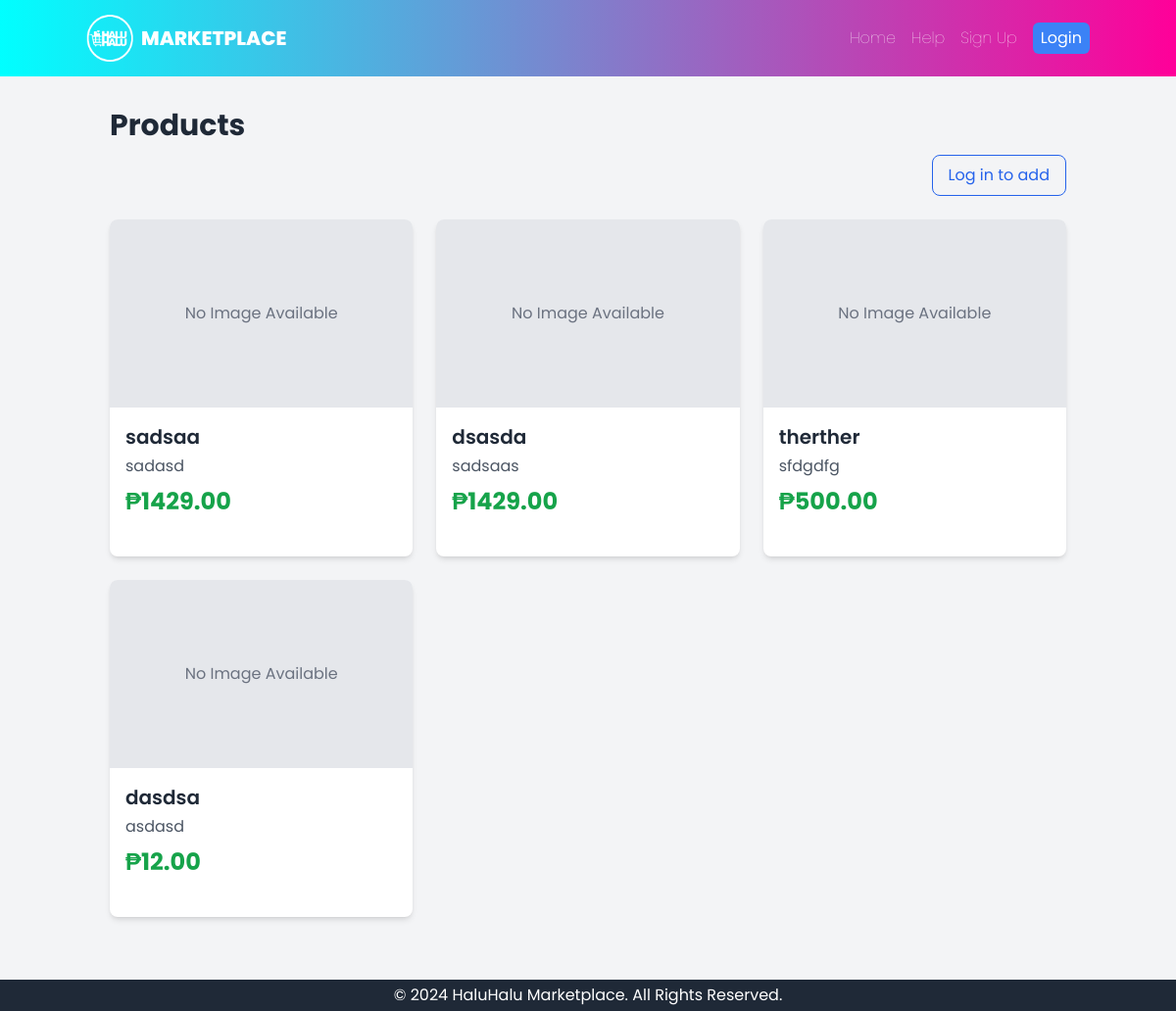
/products/, run on an earlier commit of the app's database.
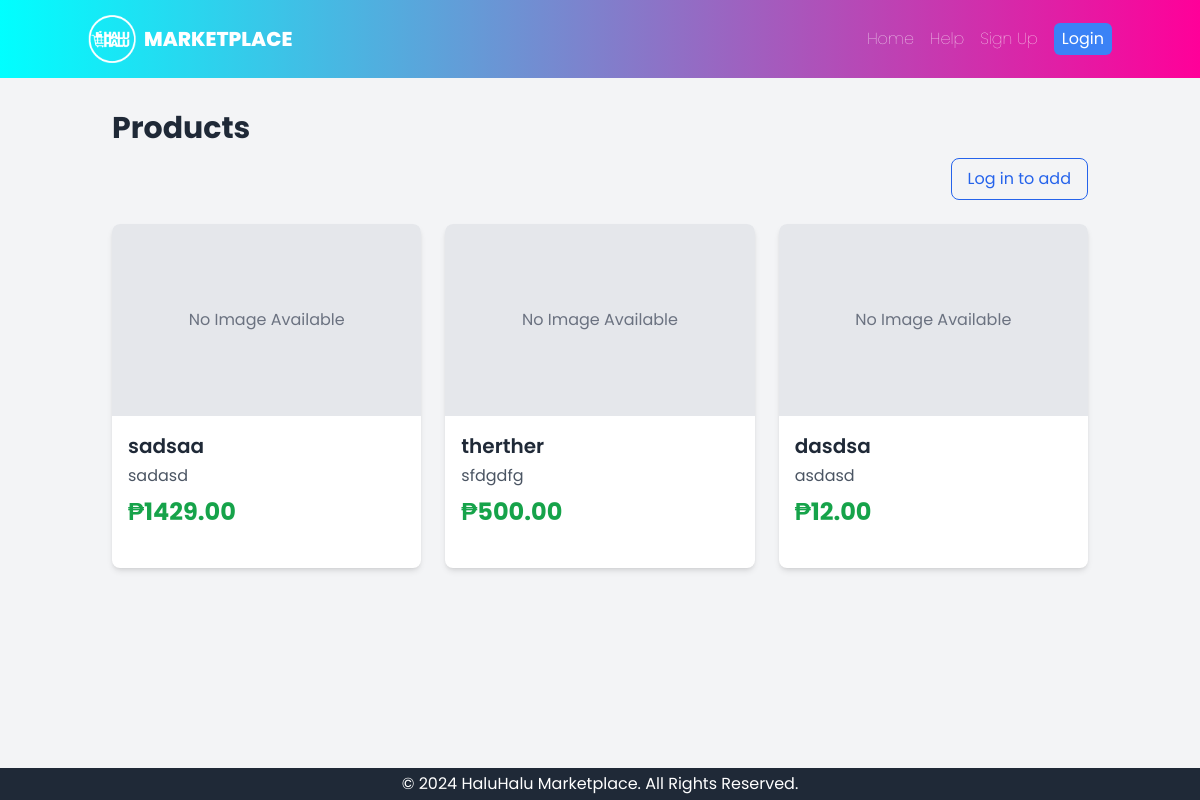
And on a later commit of the database.
### core/models.py (models this page shows, shortened)
class Product(models.Model):
    title = models.CharField(max_length=255)
    description = models.TextField()
    price = models.DecimalField(max_digits=10, decimal_places=2)
    image = models.ImageField(upload_to='product_images/', blank=True, null=True)
    is_sold = models.BooleanField(default=False)
    seller = models.ForeignKey(settings.AUTH_USER_MODEL, on_delete=models.CASCADE, related_name='products')
    posted_at = models.DateTimeField(auto_now_add=True)
    is_public = models.BooleanField(default=True)
    class Meta:
        ordering = ['-posted_at']

### core/views.py (the view)
# urls.py: path('products/', ProductListView.as_view(), name='product_list'),
class ProductListView(ListView):
    model = Product
    template_name = 'core/product_list.html'
    context_object_name = 'products'
    paginate_by = 10
    def get_queryset(self):
        return Product.objects.filter(is_sold=False)

### core/templates/core/product_list.html (shortened to what this page needs)
{% extends 'base.html' %}
{% block content %}
<h1 class="text-3xl font-bold text-gray-800 mb-3">Products</h1>
<div class="mb-6 flex justify-end">
  {% if user.is_authenticated %}
    <a href="{% url 'product_add' %}"
       class="inline-flex items-center gap-2 px-4 py-2 rounded-lg bg-blue-600 text-white hover:bg-blue-700">
      <span class="text-xl leading-none">＋</span> Add Product
    </a>
  {% else %}
    <a href="{% url 'login' %}?next={% url 'product_add' %}"
       class="inline-flex items-center gap-2 px-4 py-2 rounded-lg border border-blue-600 text-blue-600 hover:bg-blue-50">
      Log in to add
    </a>
  {% endif %}
</div>
<div class="grid grid-cols-1 sm:grid-cols-2 lg:grid-cols-3 xl:grid-cols-4 gap-6">
    {% for product in products %}
        <div class="bg-white rounded-lg shadow-md overflow-hidden transition-transform duration-200 hover:scale-105">
            <a href="{% url 'product_detail' product.pk %}">
                {% if product.image %}
                    <img src="{{ product.image.url }}" alt="{{ product.title }}" class="w-full h-48 object-cover">
                {% else %}
                    <div class="w-full h-48 flex items-center justify-center bg-gray-200 text-gray-500">
                        No Image Available
                    </div>
                {% endif %}
            </a>
            <div class="p-4 flex flex-col h-full">
                <h2 class="text-xl font-semibold text-gray-800">{{ product.title }}</h2>
                <p class="text-gray-600 mt-1 line-clamp-2">{{ product.description }}</p>
                <p class="mt-2 text-2xl font-bold text-green-600">₱{{ product.price }}</p>
            </div>
        </div>
    {% empty %}
        <p class="col-span-full text-center text-gray-600">No products available yet.</p>
    {% endfor %}
</div>
{% endblock %}

What changed in the data, as far as the page shows it:
no longer on this page (row edited): Product: image "No Image Available", title "dsasda", description "sadsaas", price "1429.00"
